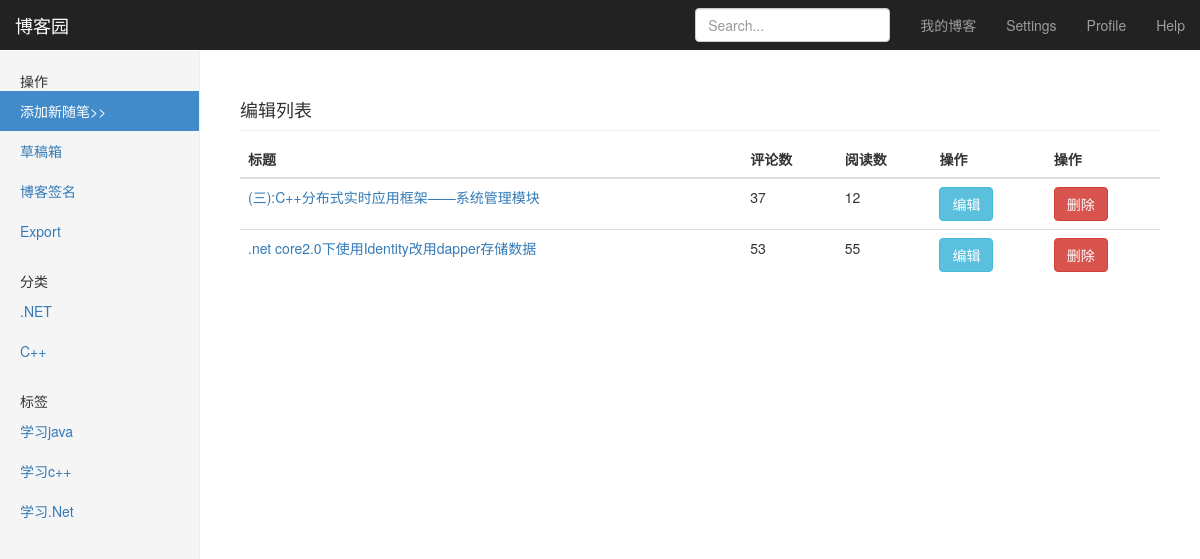
The page /blog/backstage (signed in) on the database its author committed.
### app03/models.py (models this page shows, shortened)
class Category(models.Model):
    nid = models.AutoField(primary_key=True)
    title = models.CharField(verbose_name='分类标题', max_length=32)
    blog = models.ForeignKey(verbose_name='所属博客', to='Blog', to_field='nid')
    class Meta:
        verbose_name = 'category'
        verbose_name_plural = 'category'
        ordering = ['title']

class Tag(models.Model):
    nid = models.AutoField(primary_key=True)
    title = models.CharField(verbose_name='标签名称', max_length=32)
    blog = models.ForeignKey(verbose_name='所属博客', to='Blog', to_field='nid')

class Article(models.Model):
    nid = models.BigAutoField(primary_key=True)
    title = models.CharField(max_length=50, verbose_name='文章标题')
    desc = models.CharField(max_length=255, verbose_name='文章描述')
    read_count = models.IntegerField(default=0)
    comment_count = models.IntegerField(default=0)
    up_count = models.IntegerField(default=0)
    down_count = models.IntegerField(default=0)
    create_time = models.DateTimeField(verbose_name='创建时间', auto_now_add=True)
    category = models.ForeignKey(verbose_name='文章类型', to='Category', to_field='nid', null=True)
    user = models.ForeignKey(verbose_name='所属用户', to='UserInfo', to_field='nid')
    tags = models.ManyToManyField(
        to="Tag",
        through='Article2Tag',
        through_fields=('article', 'tag'),
    )
    site_article_category=models.ForeignKey("SiteArticleCategory",null=True)

### app03/views.py (the view)
# urls.py: url(r'backstage',vw3.backstage),
def backstage(request):
    article_list=models.Article.objects.filter(user=request.user)
    category_list=models.Category.objects.filter(blog__user=request.user)
    tag_list=models.Tag.objects.filter(blog__user=request.user)
    return render(request,'backstage.html',{'article_list':article_list,'category_list':category_list,'tag_list':tag_list})

### templates/backstage.html (shortened to what this page needs)
<!DOCTYPE html>
<html lang="zh-CN">
<head>
    <link href="/static/bootstrap-3.3.7-dist/css/bootstrap.min.css" rel="stylesheet">
    <link href="/static/css/dashboard.css" rel="stylesheet">
</head>
<body>
<nav class="navbar navbar-inverse navbar-fixed-top">
    <div class="container-fluid">
        <div class="navbar-header">
            <a class="navbar-brand" href="/blog_home/">博客园</a>
        </div>
        <div id="navbar" class="navbar-collapse collapse">
            <ul class="nav navbar-nav navbar-right">
                <li><a href="/blog/{{ request.user.nickname }}">我的博客</a></li>
                <li><a href="#">Settings</a></li>
                <li><a href="#">Profile</a></li>
                <li><a href="#">Help</a></li>
            </ul>
            <form class="navbar-form navbar-right">
                <input type="text" class="form-control" placeholder="Search...">
            </form>
        </div>
    </div>
</nav>
<div class="container-fluid">
    <div class="row">
        <div class="col-sm-3 col-md-2 sidebar">
            <div>
                <div><span>操作</span></div>
                <ul class="nav nav-sidebar">
                    <li class="active"><a href="/blog/add">添加新随笔>></a>
                    </li>
                    <li><a href="#">草稿箱</a></li>
                    <li><a href="#">博客签名</a></li>
                    <li><a href="#">Export</a></li>
                </ul>
            </div>
            <div>
                <div><span>分类</span></div>
                <ul class="nav nav-sidebar">
                  {% for category in category_list %}
                    <li><a href="/blog/{{ request.user.nickname }}/cation/{{ category.title }}">{{ category.title }}</a></li>
                  {% endfor %}
                </ul>
            </div>
                    <div>
                <div><span>标签</span></div>
                <ul class="nav nav-sidebar">
               {% for tag in tag_list %}
                 <li><a href="/blog/{{ request.user.nickname }}/tag/{{ tag.title }}">{{ tag.title }}</a></li>
               {% endfor %}
                </ul>
            </div>
        </div>
        <div class="col-sm-9 col-sm-offset-3 col-md-10 col-md-offset-2 main">
            {% block edit %}
            <h4 class="sub-header">编辑列表</h4>
            <div class="table-responsive">
                <table class="table table-hover">
                    <thead>
                    <tr>
                        <th>标题</th>
                        <th>评论数</th>
                        <th>阅读数</th>
                        <th>操作</th>
                        <th>操作</th>
                    </tr>
                    </thead>
                    <tbody>
                    {% for article in article_list %}
                        <tr class=>
                            <td><a href="/blog/{{ request.user.nickname }}/articles/{{ article.nid }}" target="_blank">{{ article.title }}</a></td>
                            <td>{{ article.comment_count }}</td>
                            <td>{{ article.read_count }}</td>
                            <td><a href="/blog/edit/{{ article.nid }}"><button class="btn btn-info">编辑</button></a></td>
                            <td><button class="btn btn-danger del" nid="{{ article.nid }}">删除</button></td>
                        </tr>
                    {% endfor %}
                    </tbody>
                </table>
            </div>
            {% endblock edit %}
        </div>
    </div>
</div>
</body>
</html>

### app03/static/css/dashboard.css (style rules this page uses)
body { padding-top: 50px; }
.sub-header { padding-bottom: 10px; border-bottom: 1px solid #eee; }
.navbar-fixed-top { border: 0; }
.sidebar { display: none; }
@media (min-width: 768px) { .sidebar { position: fixed; top: 51px; bottom: 0; left: 0; z-index: 1000; display: block; padding: 20px; overflow-x: hidden; overflow-y: auto; background-color: #f5f5f5; border-right: 1px solid #eee; } }
.nav-sidebar { margin-right: -21px; margin-bottom: 20px; margin-left: -20px; }
.nav-sidebar > li > a { padding-right: 20px; padding-left: 20px; }
.nav-sidebar > .active > a, .nav-sidebar > .active > a:hover, .nav-sidebar > .active > a:focus { color: #fff; background-color: #428bca; }
.main { padding: 20px; }
@media (min-width: 768px) { .main { padding-right: 40px; padding-left: 40px; } }

### rows shown on the page
Category: title ".NET"
Category: title "C++"
Tag: title "学习java"
Tag: title "学习c++"
Tag: title "学习.Net"
Article: title "(三):C++分布式实时应用框架——系统管理模块", comment_count "37", read_count "12"
Article: title ".net core2.0下使用Identity改用dapper存储数据", comment_count "53", read_count "55"
